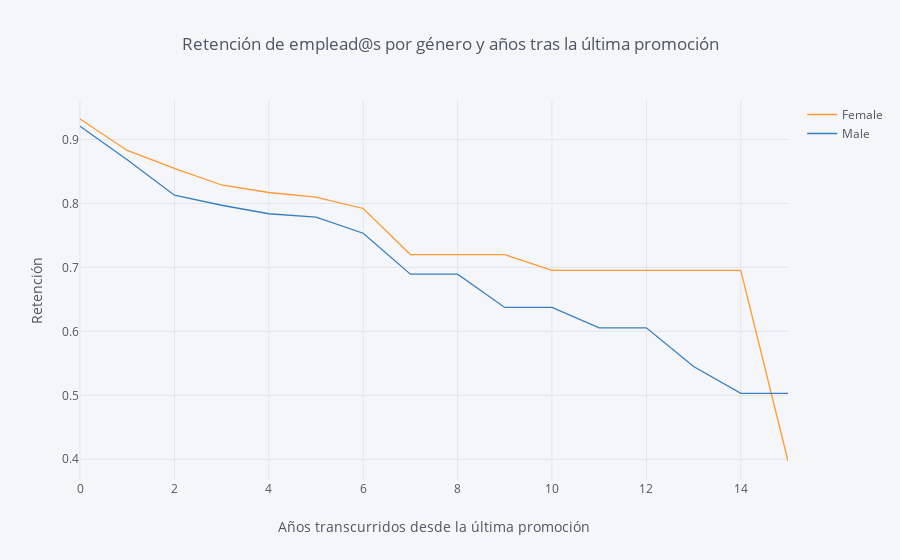

Notebook source saved alongside this figure:
### Markdown cell above
## 3. Let's look at retention rate by gender from a third perspective - the number of years since the employee's last promotion. Generate and plot a survival curve showing this.

### Code cell
rates = survival(data, 'Gender', 'YearsSinceLastPromotion', 'Attrition')
rates.iplot(kind='line', xTitle= 'Años transcurridos desde la última promoción', yTitle='Retención', title='Retención de emplead@s por género y años tras la última promoción')

### Figure 1 — Plotly figure (JSON) as saved in the notebook; plotly's stock layout.template omitted (floating-point values rounded to 4 significant figures)
{"data": [{"line": {"color": "rgba(255, 153, 51, 1.0)", "dash": "solid", "shape": "linear", "width": 1.3}, "mode": "lines", "name": "Female", "text": "", "type": "scatter", "uid": "3f89d5db-129c-475a-8e4d-aa5f6feeab6b", "x": [0, 1, 2, 3, 4, 5, 6, 7, 8, 9, 10, 11, 12, 13, 14, 15], "y": [0.932, 0.8828, 0.8547, 0.8288, 0.817, 0.8099, 0.7921, 0.7201, 0.7201, 0.7201, 0.6952, 0.6952, 0.6952, 0.6952, 0.6952, 0.3973]}, {"line": {"color": "rgba(55, 128, 191, 1.0)", "dash": "solid", "shape": "linear", "width": 1.3}, "mode": "lines", "name": "Male", "text": "", "type": "scatter", "uid": "f3f7958a-38aa-4727-bc4f-2b2fd6c32b8c", "x": [0, 1, 2, 3, 4, 5, 6, 7, 8, 9, 10, 11, 12, 13, 14, 15], "y": [0.9206, 0.8684, 0.8128, 0.7971, 0.7838, 0.7785, 0.7534, 0.6894, 0.6894, 0.6374, 0.6374, 0.6055, 0.6055, 0.5449, 0.503, 0.503]}], "layout": {"legend": {"bgcolor": "#F5F6F9", "font": {"color": "#4D5663"}}, "paper_bgcolor": "#F5F6F9", "plot_bgcolor": "#F5F6F9", "title": {"font": {"color": "#4D5663"}, "text": "Retención de emplead@s por género y años tras la última promoción"}, "xaxis": {"gridcolor": "#E1E5ED", "showgrid": true, "tickfont": {"color": "#4D5663"}, "title": {"font": {"color": "#4D5663"}, "text": "Años transcurridos desde la última promoción"}, "zerolinecolor": "#E1E5ED"}, "yaxis": {"gridcolor": "#E1E5ED", "showgrid": true, "tickfont": {"color": "#4D5663"}, "title": {"font": {"color": "#4D5663"}, "text": "Retención"}, "zerolinecolor": "#E1E5ED"}}}
